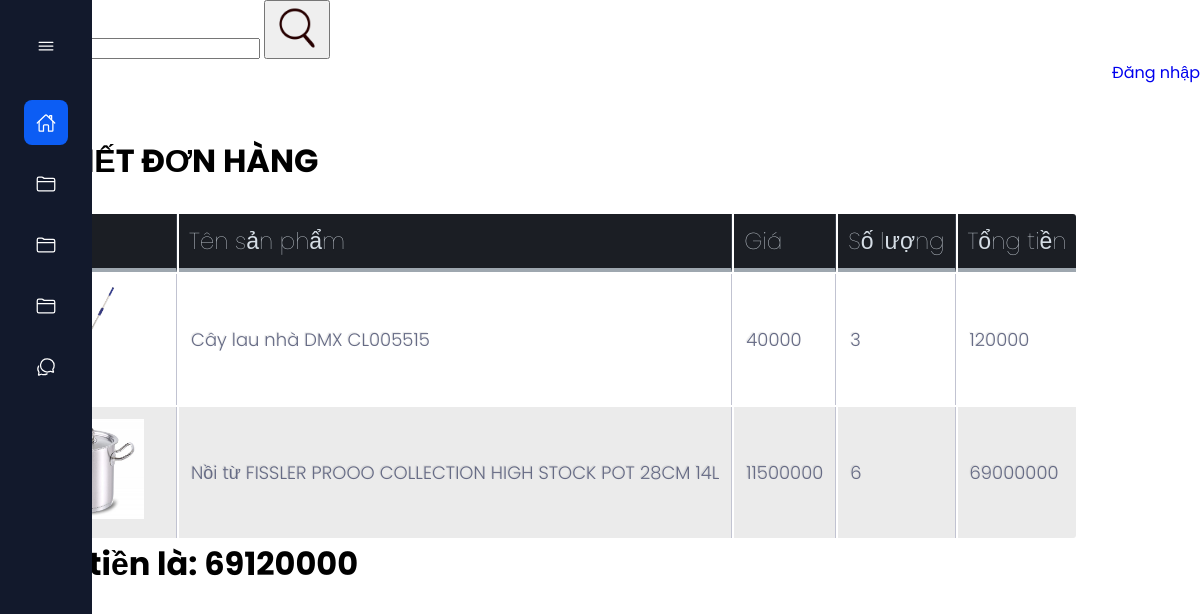
Page /admin/receipts/detail_receipt.php?id=22 (signed in) on the committed database.
### tables this page shows
CREATE TABLE `receipt_detail` (
  `receipt_id` int NOT NULL,
  `product_id` int NOT NULL,
  `quantity` tinyint NOT NULL
);

CREATE TABLE `products` (
  `id` int NOT NULL,
  `name` varchar(200) NOT NULL,
  `description` mediumtext NOT NULL,
  `price` int NOT NULL,
  `image` varchar(200) NOT NULL,
  `manufacturer_id` int NOT NULL
);

### admin/receipts/detail_receipt.php (the view, shortened to what this page needs)
<!DOCTYPE html>
<html>
<head>
	<link rel="stylesheet" href="../index3.css">
	<link rel="stylesheet" href="../style_validate1.css">
	<link rel="stylesheet" type="text/css" href="../style_table.css">
</head>
<?php
$id = $_GET['id'];
require '../connect_database.php';
$sql_command_select = "select * from receipt_detail join products on receipt_detail.product_id = products.id where receipt_detail.receipt_id = $id";
$query_sql_command_select = mysqli_query($connect_database, $sql_command_select);
$money_of_all = 0;
 ?>
<body>
<?php require '../menu.php'; ?>
<div class="top">
	<div class = "search">
		<form class = "form_search">
			<input type="search" name="search" value = "<?php echo $content_search ?>">
			<button>
				<img src="../style/style_image/icon_search.png" width="50px">
			</button>
		</form>
	</div>
	<div class = "login">
		<a class = "login" href="https://google.com">Đăng nhập</a>
	</div>
</div>
<div class = "bot">
	<div class = "header">
		<h1 class =  "header" >CHI TIẾT ĐƠN HÀNG</h1>
	</div>
	<br>
	<?php require '../validate.php' ?>
	<table class = "table">
		<tr>
			<th>Ảnh</th>
			<th>Tên sản phẩm</th>
			<th>Giá</th>
			<th>Số lượng</th>
			<th>Tổng tiền</th>
		</tr>
		<?php foreach ($query_sql_command_select as $array_receipts) : ?>
		<tr>
			<td>
			</td>
			<td><?php echo $array_receipts['name'] ?></td>
			<td><?php echo $array_receipts['price'] ?></td>
			<td><?php echo $array_receipts['quantity'] ?></td>
			<td><?php echo $array_receipts['quantity'] * $array_receipts['price'] ?></td>
		</tr>
		<?php $money_of_all += $array_receipts['quantity'] * $array_receipts['price'] ?>
		<?php endforeach ?>
	</table>
	<h1>
		Tổng tiền là: <?php echo $money_of_all ?>
	</h1>
</div>
</body>
</html>

### admin/index3.css (style rules this page uses)
body { padding: 0px; margin: 0px; }
.search { display: flex; justify-content: flex-start; }
.login { display: flex; justify-content: flex-end; }
.header { margin-top: 25px; background-color: white; padding: 1px; }

### admin/style_table.css (style rules this page uses)
th { color:#D5DDE5;; background:#1b1e24; border-bottom:4px solid #9ea7af; border-right: 1px solid #343a45; font-size:23px; font-weight: 100; padding:10px; text-align:left; text-shadow: 0 1px 1px rgba(0, 0, 0, 0.1); vertical-align:middle; }
th:first-child { border-top-left-radius:3px; }
th:last-child { border-top-right-radius:3px; border-right:none; }
tr { border-top: 1px solid #C1C3D1; border-bottom-: 1px solid #C1C3D1; color:#666B85; font-size:16px; font-weight:normal; text-shadow: 0 1px 1px rgba(256, 256, 256, 0.1); }
tr:first-child { border-top:none; }
tr:last-child { border-bottom:none; }
tr:nth-child(odd) td { background:#EBEBEB; }
tr:last-child td:first-child { border-bottom-left-radius:3px; }
tr:last-child td:last-child { border-bottom-right-radius:3px; }
td { background:#FFFFFF; padding:12px; text-align:left; vertical-align:middle; font-weight:300; font-size:18px; text-shadow: -1px -1px 1px rgba(0, 0, 0, 0.1); border-right: 1px solid #C1C3D1; }
td:last-child { border-right: 0px; }

### admin/style_menu.css (style rules this page uses)
:root { --nav-width: 92px; --first-color: #0C5DF4; --bg-color: #12192C; --sub-color: #B6CEFC; --white-color: #FFF; --body-font: 'Poppins', sans-serif; --normal-font-size: 1rem; --small-font-size: .875rem; --z-fixed: 100; }
*,::before,::after { box-sizing: border-box; }
body { position: relative; margin: 0; padding: 2rem 0 0 6.75rem; font-family: var(--body-font); font-size: var(--normal-font-size); transition: .5s; }
h1 { margin: 0; }
a { text-decoration: none; }

### admin/index1.css (style rules this page uses)
body { padding: 0px; margin: 0px; }
.search { display: flex; justify-content: flex-start; }
.login { display: flex; justify-content: flex-end; }
.header { margin-top: 25px; background-color: white; padding: 1px; }

### rows in the picture
receipt_detail: product.name "Cây lau nhà DMX CL005515", product.price "40000", quantity "3", $array_receipts['quantity']*$array_receipts['price'] "120000"
receipt_detail: product.name "Nồi từ FISSLER PROOO COLLECTION HIGH STOCK POT 28CM 14L", product.price "11500000", quantity "6", $array_receipts['quantity']*$array_receipts['price'] "69000000"

### other values in the picture
$money_of_all "69120000"
